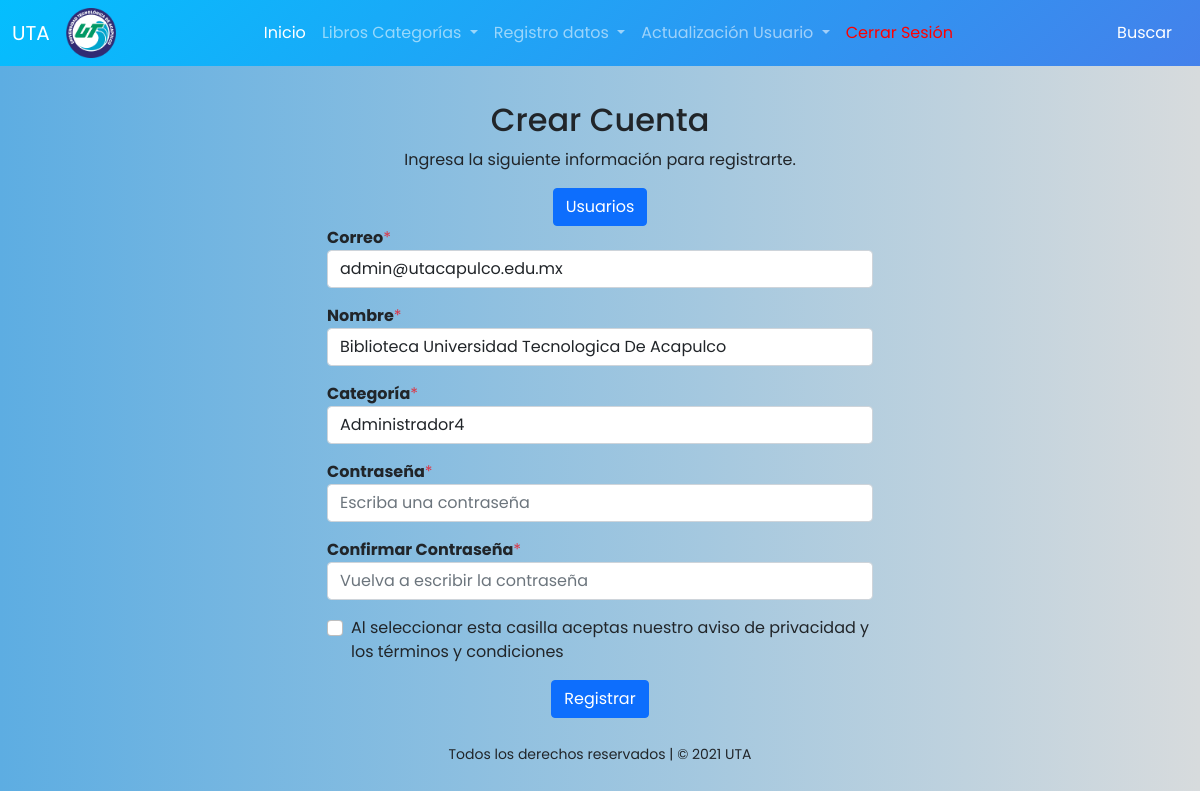
/admin/formCorreo.php?Id_User=136 (signed in), run on the app's committed database.
### tables this page shows
CREATE TABLE `registro` (
  `Id_Registro` int(11) NOT NULL AUTO_INCREMENT,
  `preCorreo` varchar(100) NOT NULL,
  `preNombre` varchar(100) NOT NULL,
  PRIMARY KEY (`Id_Registro`)
);

### admin/formCorreo.php (shortened to what this page needs)
<!doctype html>
<html lang="en">
<head>
    <link rel="stylesheet" href="../sweetalert/dist/sweetalert2.min.css">
    <link href="https://cdn.jsdelivr.net/npm/bootstrap@5.0.1/dist/css/bootstrap.min.css" rel="stylesheet"
>
</head>
<header>
    <?php require_once("navResto.php");
    require_once("../bd/conexion.php") ?>
</header>
<body style="background: linear-gradient(to right, #5DADE2, #D7DBDD);"><br>
                    <?php
                    include("listarUsuarios.php");
                    if (!empty($_GET["Id_User"])) {
                        $lisId = $_GET["Id_User"];
                        $Lista = $conex->query("SELECT * FROM registro WHERE Id_Registro = '$lisId'");
                        while ($dau = $Lista->fetch_assoc()) {
                            $correoUsu = $dau["preCorreo"];
                            $nomUsu = $dau["preNombre"];
                        }
                    }
                    ?>
    <div class="container">
        <div class="row" style="justify-content: center;">
            <div class="col-sm-6 col-md-6" style="margin-top:1%;">
                <center>
                    <h2 class="title">Crear Cuenta</h2>
                    <p>Ingresa la siguiente información para registrarte.</p>
                    <button type="button" class="btn btn-primary" data-bs-toggle="modal" data-bs-target="#exampleModal">
                        Usuarios
                    </button>
                </center>
                <form action="#" method="post" id="formRegistro">
                    <?php if (!empty($_GET["Id_User"])) { ?>
                    <div class="mb-3">
                        <label class="font-weight-bold"><b>Correo</b><span class="text-danger">*</span></label>
                        <p class="form-control"> <?php echo $correoUsu ?> </p>
                    </div>
                    <div class="mb-3">
                        <label class="font-weight-bold"><b>Nombre</b><span class="text-danger">*</span></label>
                        <p class="form-control"><?php echo $nomUsu ?></p>
                    </div>
                    <?php } ?>
                    <div class="mb-3">
                        <label class="font-weight-bold"><b>Categoría</b><span class="text-danger">*</span></label><br>
                        <select id="items" name="Tipo" class="form-control" required>
                            <?php
                            $opcionesCategoria = $conex->query("SELECT * FROM tipo");
                            while ($rows = $opcionesCategoria->fetch_assoc()) { ?>
                            <option value="<?php echo $rows["Id_Tipo"] ?>">
                                <?php echo $rows["nombre"] ?></option>
                            <?php } ?>
                        </select>
                    </div>
                    <div class="mb-3">
                        <label class="font-weight-bold"><b>Contraseña</b><span class="text-danger">*</span></label>
                        <input type="password" class="form-control" id="password" name="password"
                            placeholder="Escriba una contraseña" required>
                    </div>
                    <div class="mb-3">
                        <label class="font-weight-bold"><b>Confirmar Contraseña</b><span
                                class="text-danger">*</span></label>
                        <input type="password" id="password2" name="password2" class="form-control"
                            placeholder="Vuelva a escribir la contraseña" required>
                    </div>
                    <div class=" mb-3 form-check">
                        <input class="form-check-input" type="checkbox" value="" id="check" required>
                        <label class="form-check-label">
                            Al seleccionar esta casilla aceptas nuestro
                            aviso de privacidad y los términos y condiciones
                        </label>
                    </div>
                    <center><button class="btn btn-primary width-100" id="registrousu">Registrar</button>
                    </center>
                    <br>
                </form>
            </div>
        </div>
        <center>
            <small>Todos los derechos reservados | © 2021 UTA</small>
        </center>
    </div>
</body>
</html>

### admin/navResto.php (style rules this page uses)
* { margin: 0; padding: 0; box-sizing: border-box; font-family: 'Poppins', sans-serif; }

### data on the page
registro: preCorreo "admin@utacapulco.edu.mx", preNombre "Biblioteca Universidad Tecnologica De Acapulco"

### other printed values
form field Tipo "Administrador4"
